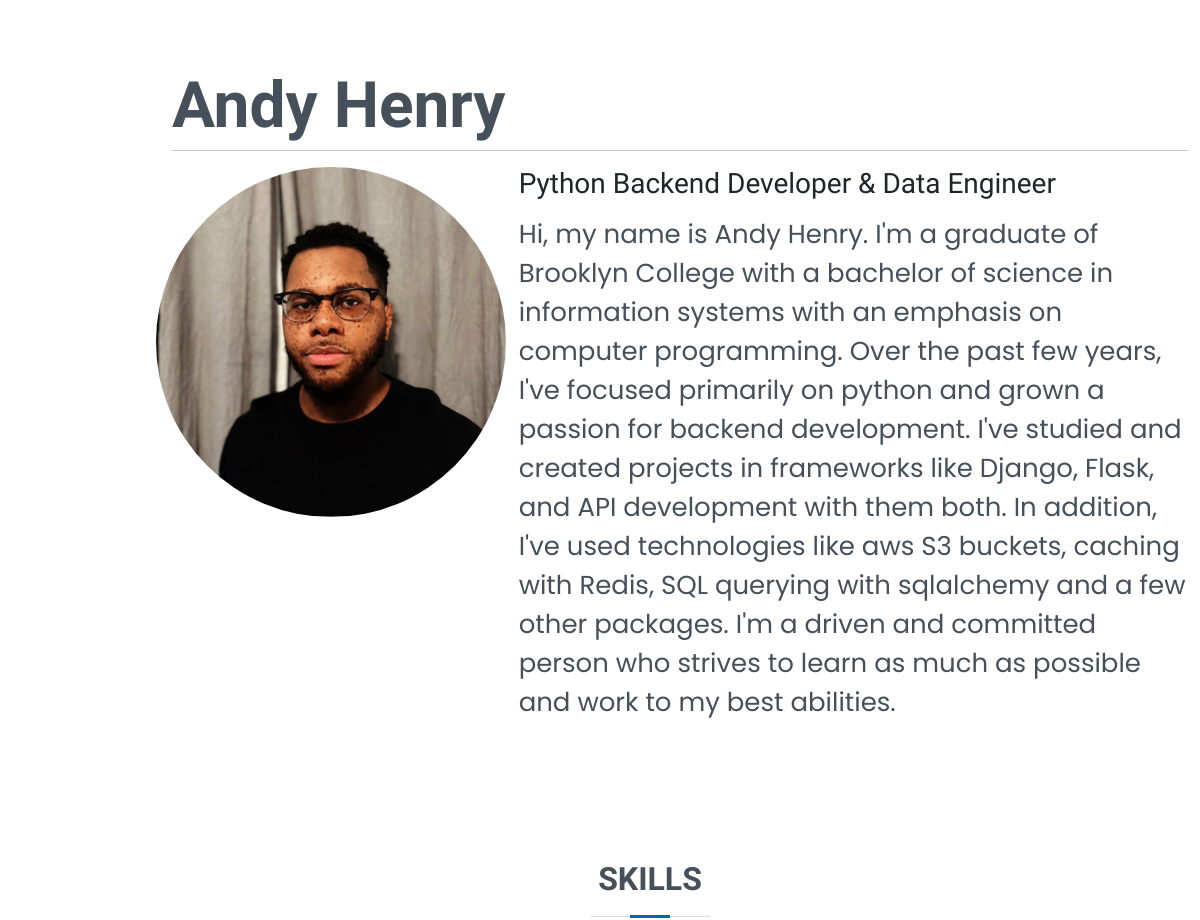
The app's page / (upper part), older data.
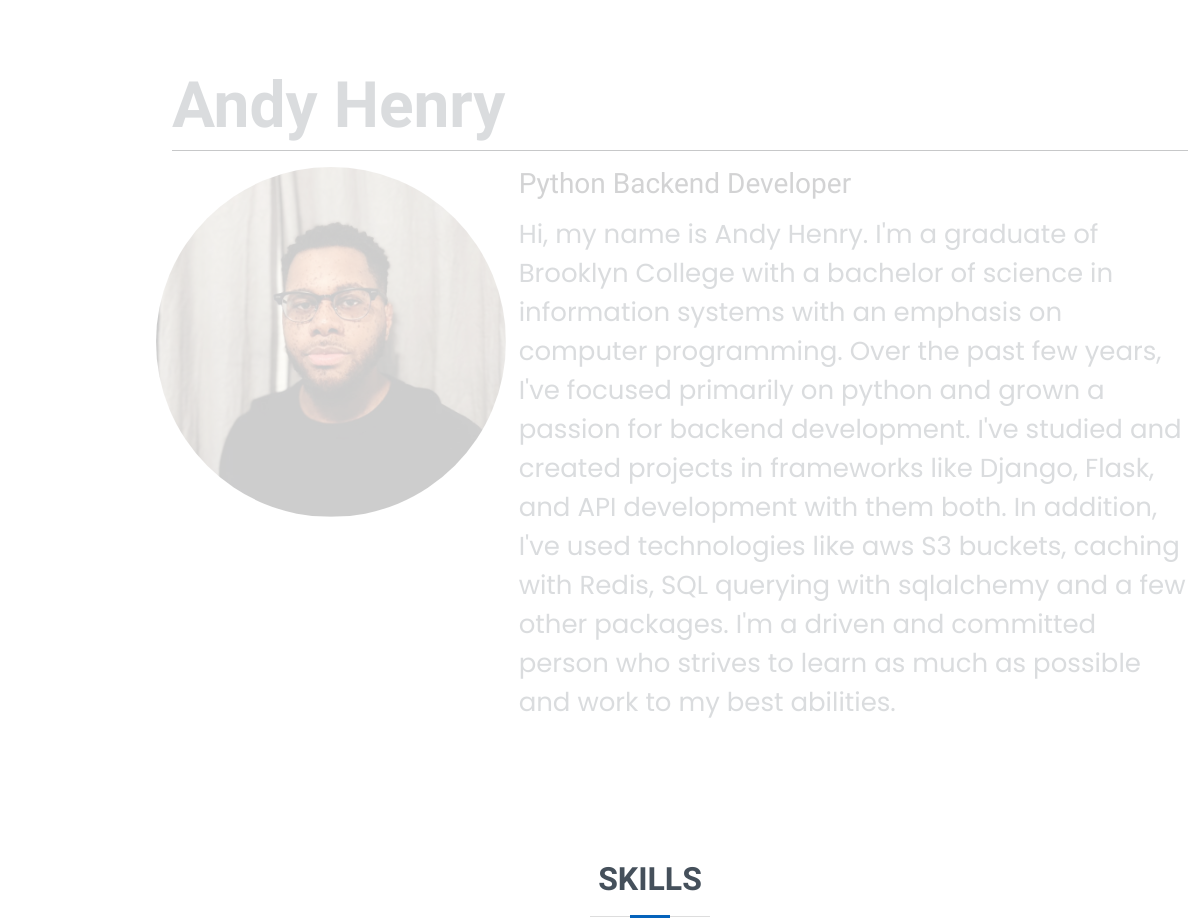
The same page, newer data.
### resume/models.py (models this page shows, shortened)
class About(models.Model):
    career_title = models.CharField(max_length=200, blank=False, null=False)
    description = models.TextField(blank=False, null=False)
    image = models.ImageField(upload_to ='profile/')

### resume/views.py (the view)
# urls.py: path('',views.index, name='index'),
def index(request):
    about = About.objects.get(id=1)
    skills = Skill.objects.all()
    education = Education.objects.all()
    experience = Experience.objects.all()
    projects = Project.objects.all()
    testimonals = Testimonal.objects.all()
    if request.method == "POST":
        email_form = ContactForm(request.POST)
        if email_form.is_valid():
            cd = email_form.cleaned_data
            email = cd['email']
            subject = "Portfolio message: " + ","+cd['subject']
            message = cd['message']
            try:
                send_mail(subject,message,email,['Andy.henry1223@gmail.com'])
                messages.success(request,'Email Sucessfully Sent, Thank You.')
            except BadHeaderError:
                messages.error(request,'Email Unsucessfully Sent, please check the form.')
                return HttpResponse("Invalid header found.")
            return redirect("/")
    else:
        email_form = ContactForm()
    context = {
        'about': about,
        'skill': skills,
        'education':education,
        'experience': experience,
        'project': projects,
        'testimonal':testimonals,
        'email_form':email_form
    }
    return render(request,'resume/index.html',context)

### resume/templates/resume/index.html (shortened to what this page needs)
{% load static %}
<!DOCTYPE html>
<html lang="en">
<head>
  <link href="{% static 'css/style.css' %}" rel="stylesheet">
  <link href="{% static 'vendor/aos/aos.css' %}" rel="stylesheet">
  <link href="{% static 'vendor/bootstrap/css/bootstrap.min.css' %}" rel="stylesheet">
  <link href="{% static 'vendor/bootstrap-icons/bootstrap-icons.css' %}" rel="stylesheet">
  <link href="{% static 'vendor/boxicons/css/boxicons.min.css' %}" rel="stylesheet">
  <link href="{% static 'vendor/glightbox/css/glightbox.min.css' %}" rel="stylesheet">
  <link href="{% static 'vendor/swiper/swiper-bundle.min.css' %}" rel="stylesheet">
</head>
<body>
  <header id="header" class="d-flex flex-column justify-content-center">
  </header>
  <section id="hero" class="d-flex flex-column justify-content-center">
    <div class="container" data-aos="zoom-in" data-aos-delay="100">
      <h1>Andy Henry</h1>
    </div>
    <div class="container" data-aos="fade-up">
      <hr>
      <div class="row">
        <div class="col-lg-4">
          <img style="margin-left:-5%;" src= {{about.image.url}} class="rounded-circle" width="350px" height="350px" alt="">
        </div>
        <div class="col-lg-8 pt-4 pt-lg-0 content">
          <h3>{{about.career_title}}</h3>
          <div>
            <p>
              {{about.description}}
            </p>
          </div>
        </div>
      </div>
    </div>
  </section>
  <main id="main">
    <section id="skills" class="skills section-bg">
      <div class="container" data-aos="fade-up">
        <div class="section-title">
          <h2>Skills</h2>
        </div>
      </div>
    </section>
  </main>
</body>
</html>

Row changes from the older to the newer data that the page shows:
changed About: career_title "Python Backend Developer & Data Engineer" → "Python Backend Developer"
